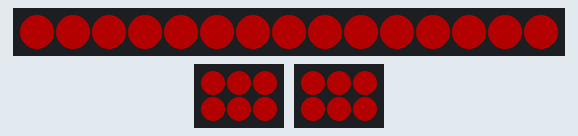
The sketch below on a simulated Arduino Uno, built with avr-gcc and run on an emulated ATmega328P. Shown: 15 RGB LEDs in strip order, left to right, 2 × 3×2 RGB LED matrix (first LED top left, wired row by row). Dim RGB values are drawn brighter than linear.

Above: at 0.1 s.
At 0.86 s:
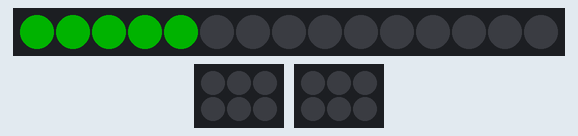
Timing chart, 0 to 130.0 s (numbered marks = the images above):
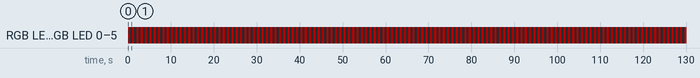

The sketch:

MultipleStripsLEDS.ino
```cpp
#include <FastLED.h>

// Put your # of rows & columns on your physical board
#define rows 2
#define columns 3

// This is the number of strips you should have
#define HSTRIPS rows - 1
#define VSTRIPS columns - 1

// Insert your number of LEDS per vertical strip (They all must be equal, NUM_LEDS_VERTICAL must be wholly divisible by V_SEGMENT_NUM_LEDS), and type how many LEDS per segment (needs to be equal on the board itself)
#define NUM_LEDS_VERTICAL 6
#define V_SEGMENT_NUM_LEDS 3
#define V_SEGMENTS NUM_LEDS_VERTICAL / V_SEGMENT_NUM_LEDS

// Insert your number of LEDS per horizontal strip (They all must be equal, NUM_LEDS_HORIZONTAL must be wholly divisible by V_SEGMENT_NUM_LEDS), and type how many LEDS per segment (needs to be equal on the board itself)
#define NUM_LEDS_HORIZONTAL 15
#define H_SEGMENT_NUM_LEDS 5
#define H_SEGMENTS NUM_LEDS_HORIZONTAL / H_SEGMENT_NUM_LEDS

// Define your data pins for your strips. This will change when using shift registers but for now this is what we're doing
// Unfortunately we can't use arrays so we have to define each pin individually
const int V_DATA_PIN00 = 8;
const int V_DATA_PIN01 = 7;

const int H_DATA_PIN00 = 9;

// Predefines for FastLED Library, also reflects the information about our LEDS in particular, so be sure to double check your equipment
#define COLOR_ORDER GRB
#define CHIPSET WS2812B

// Max Values/Restrictions to ensure power is supplied well throughout the board. Adjust as needed
#define BRIGHTNESS 60
#define VOLTS 5
#define MAX_AMPS 500

// Define our LED Segments for the FastLED Library, the "base" array will only contain the LEDS in that particular segment,allowing us to address whole segments at a time
CRGB HLeds[HSTRIPS][NUM_LEDS_HORIZONTAL];
CRGB VLeds[VSTRIPS][NUM_LEDS_VERTICAL];

void setup() {
  // Register each LED Segment with their associated data pins, enabling each segment to be seen as LEDs
  // Unfortunately, it would not let me do this in a for loop for some reason, so you have to address each strip

  Serial.begin(115200);

  FastLED.addLeds<CHIPSET, H_DATA_PIN00, COLOR_ORDER>(HLeds[0], NUM_LEDS_HORIZONTAL);
  FastLED.addLeds<CHIPSET, V_DATA_PIN00, COLOR_ORDER>(VLeds[0], NUM_LEDS_VERTICAL);
  FastLED.addLeds<CHIPSET, V_DATA_PIN01, COLOR_ORDER>(VLeds[1], NUM_LEDS_VERTICAL);

  FastLED.setMaxPowerInVoltsAndMilliamps(VOLTS, MAX_AMPS);


  FastLED.setBrightness(BRIGHTNESS);
  FastLED.clear();
  FastLED.show();
}

void loop() {
  for (int HS = 0; HS < HSTRIPS; HS++) {
    for (int pixel = 0; pixel < NUM_LEDS_HORIZONTAL; pixel++) {
      HLeds[HS][pixel] = CRGB(255, 0, 0);
    }
  }

  for (int VS = 0; VS < VSTRIPS; VS++) {
    for (int pixel = 0; pixel < NUM_LEDS_VERTICAL; pixel++) {
      VLeds[VS][pixel] = CRGB(255, 0, 0);
    }
  }
  FastLED.show();
  delay(500);
  FastLED.clear();
  FastLED.show();
  delay(200);

  HSegment(0, 0, H_SEGMENT_NUM_LEDS, H_SEGMENTS, 0, 255, 0);
  FastLED.show();
  delay(300);
}
void HSegment(int strip, int SegmentNumber, int NUM_LEDS, int H_SEG, int R, int G, int B) {
  int startPixel = SegmentNumber * NUM_LEDS;
  for (int segPix = startPixel; segPix < startPixel + NUM_LEDS; segPix++){
    HLeds[strip][segPix] = CRGB(R, G, B);
  }
}
```

Measured:
- by itself, RGB LED 0–5, RGB LED 0–5: alternates RGB(60, 0, 0) for 0.50 s and off for 0.50 s
- by itself, everything shown: repeats every 1.0 s, in 3 steps
